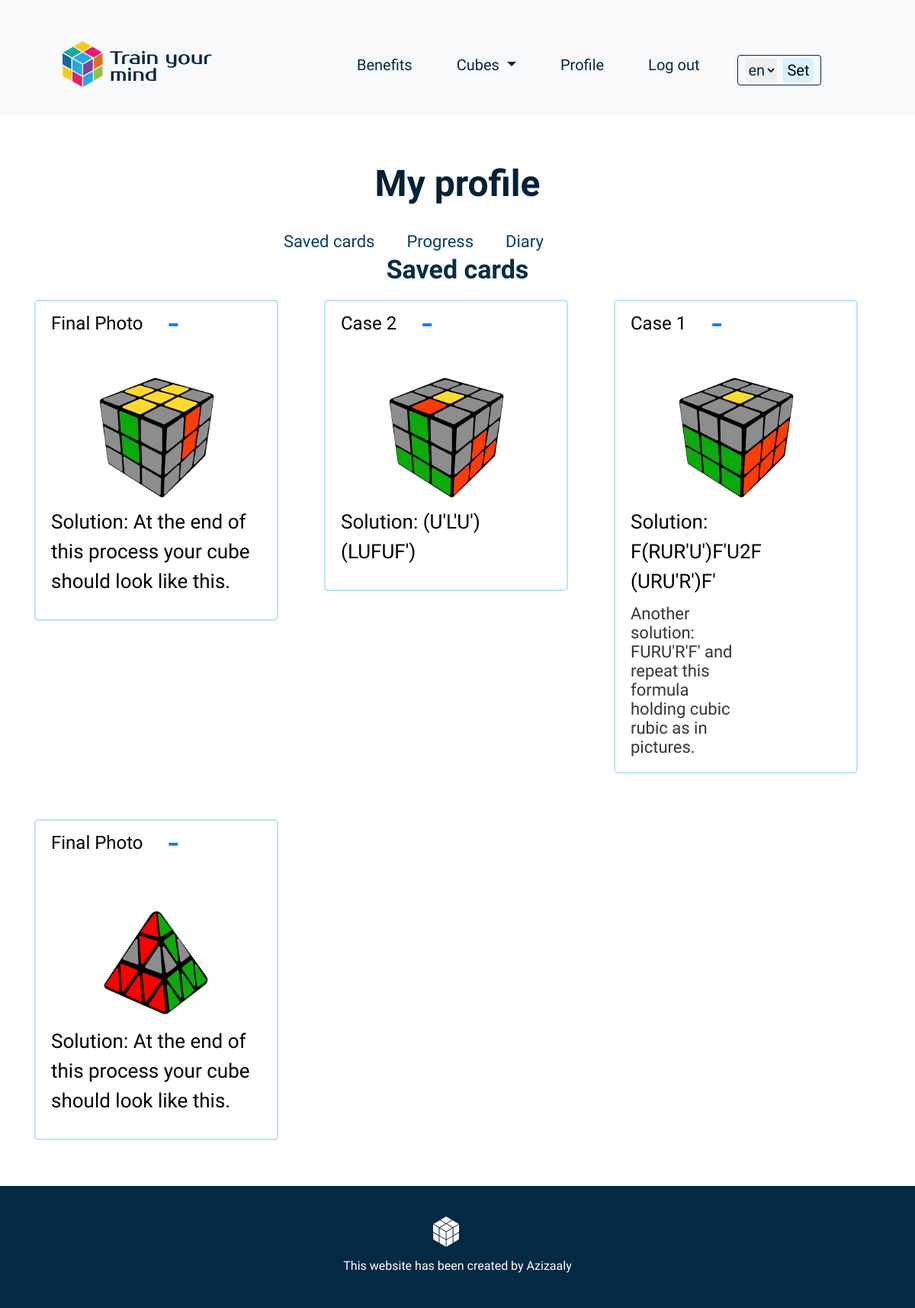
The page /account/1/cards/ (signed in) on the database its author committed.
### cubic/models.py (models this page shows, shortened)
class Card(models.Model):
    step = models.ForeignKey(StepsStep, related_name="cards", on_delete=models.CASCADE)
    img = models.ImageField(upload_to='cubes/solution')
    solution = models.CharField(max_length=100)
    saved = models.ManyToManyField(User, related_name="saved_solution_card", blank=True)
    name_en = models.CharField(max_length=100)
    extra_text_en = models.TextField(null=True, blank=True)
    name_uz = models.CharField(max_length=100)
    extra_text_uz = models.TextField(null=True, blank=True)
    solution_uz = models.CharField(max_length=100, null=True, blank=True)

### cubic/views.py (the view)
# urls.py: path("account/<int:pk>/cards/", views.profileSavedCards.as_view(), name="profile-saved-cards"),
class profileSavedCards(LoginRequiredMixin, ListView):
    model = Card
    template_name = "cubic/profile_saved_cards.html"
    context_object_name = "cards"
    def get_context_data(self, *args, **kwargs):
        context = super(profileSavedCards, self).get_context_data(*args, **kwargs)
        about = get_object_or_404(About, id=self.kwargs['pk'])
        cube = about.cube
        cubes = Cubes.objects.all()
        cards = Card.objects.all()
        saved_cards = []
        for item in cards:
            if item.saved.filter(id=self.request.user.id).exists():
                    saved_cards.append(item)
        context['saved_cards'] = saved_cards
        context["cubes"] = cubes
        context["cube"] = cube
        return context

### cubic/templates/cubic/profile_saved_cards.html (shortened to what this page needs)
{% extends "cubic/profile_layout.html" %}
{% load i18n %}
{% block content %}
<section class="steps">
    <div class="container">
        <div class="row">
            <div class="col-lg-12">
                <h2 class="steps_step_name">
                    {% get_current_language as LANGUAGE_CODE %}
                    {% if LANGUAGE_CODE == 'uz' %}
                        Saqlangan formulalar
                    {% else %}
                        Saved cards
                    {% endif %}
                </h2>
            </div>
        </div>
        <div class="row cube-row">
            {% for card in saved_cards %}
                <div class="col-lg-4 col-6">
                    <div class="cube-card card">
                        <div class="card_name_box d-flex">
                            <h4 class="card__name-text">
                                {% if LANGUAGE_CODE == 'uz' %}
                                    {{card.name_uz}}
                                {% else %}
                                    {{card.name_en}}
                                {% endif %}
                            </h4>
                            <form action="{% url 'save-remove-profile' card.pk %}" method="POST">
                                    <button type="submit" name="card_id" value="{{card.id}}" class="ml-auto card-save-button btn btn-link">
                                        {% if card  in saved_cards %}
                                            -
                                        {% else %}
                                            +
                                        {% endif %}
                                    </button>
                            </form>
                        </div>
                        <img class="cube-card-img m-auto"  src="{{ card.img.url }}" alt="case photo">
                        <p class="card__solution-text">
                            {% if LANGUAGE_CODE == 'uz' %}
                                Yechim:
                                {% if card.solution_uz %}
                                    {{card.solution_uz}}
                                {% else %}
                                    {{card.solution|safe}}
                                {% endif %}
                            {% else %}
                                Solution: {{card.solution|safe}}
                            {% endif %}
                        </p>
                        <p class="card__exp-text">
                            {% if card.extra_text_en %}
                                {% if LANGUAGE_CODE == 'uz' %}
                                    {{card.extra_text_uz}}
                                {% else %}
                                    {{card.extra_text_en}}
                                {% endif %}
                            {% endif %}
                        </p>
                    </div>
                </div>
            {% endfor %}
        </div>
    </div>
</section>
{% endblock %}

### cubic/static/cubic/main.css (style rules this page uses)
body { padding: 0; margin: 0; font-family: 'Quantico', sans-serif; font-size: 26px; color: #010101; }
h1, h2, h3, h4, h5, h6, p { margin: 0; padding: 0; }
* { box-sizing: border-box; }
.steps_step_name { margin: 0 auto; text-align:center; font-weight: 700; font-size: 34px; margin-bottom: 20px; color: #052d47; font-family: ABeeZee; }
.card__name-text { margin: 15px 20px; }
.card__solution-text { margin: 10px 20px; }
.card__exp-text { margin: 0 20px; font-family: ABeeZee, sans-serif; line-height: 25px; font-size: 22px; color: #363636; margin-bottom: 20px; max-width: 150px; }
.cube-card { border-radius: 5px; border: 2px solid #BCE4F6; width: 320px; margin-bottom: 60px; }
.cube-card img { height: 160px; }
.card-save-button { margin-left: auto; margin-top: -15px; margin-right: 20px; font-size: 50px; }

### rows shown on the page
Card: name_en "Final Photo", {{ card.id }} 1 (drawn), img (picture), solution "At the end of this process your cube should look like this."
Card: name_en "Case 2", {{ card.id }} 5 (drawn), img (picture), solution "(U'L'U')(LUFUF')"
Card: name_en "Case 1", {{ card.id }} 8 (drawn), img (picture), solution "F(RUR'U')F'U2F (URU'R')F'", extra_text_en "Another solution: FURU'R'F' and repeat this formula holding cubic rubic as in pictures."
Card: name_en "Final Photo", {{ card.id }} 31 (drawn), img (picture), solution "At the end of this process your cube should look like this."
